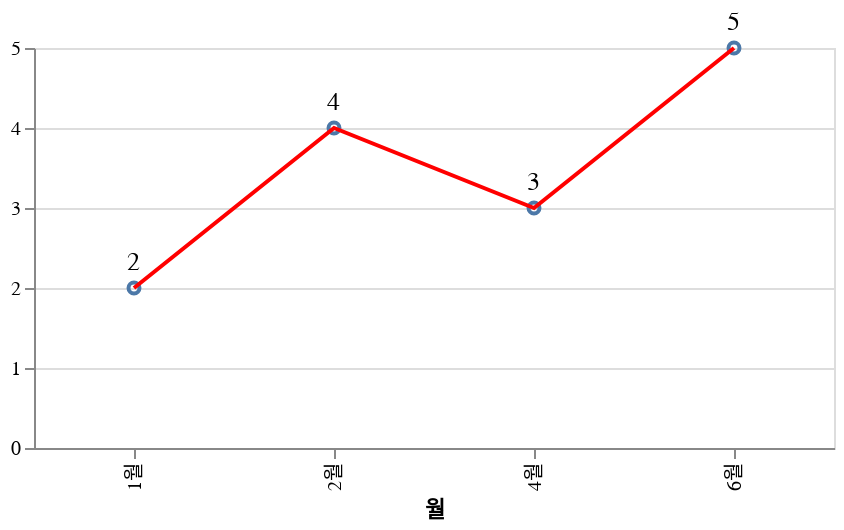

Source (notebook cell):
### Markdown cell above
### CN

### Code cell
regex = '^(CN|Global)'
df_filtered = df[df['리전'].apply(lambda x: True if re.search(regex, x) else False) & (df['테넌트']== 'PRD') & (df['진행상태']=='완료')]
source = df_filtered
chart = get_lineChart(source)
chart

### Figure 1 — Vega-Lite specification as saved in the notebook (floating-point values rounded to 4 significant figures)
{"config": {"view": {"continuousWidth": 400, "continuousHeight": 300}}, "layer": [{"mark": "point", "encoding": {"x": {"field": "월", "type": "nominal"}, "y": {"aggregate": "count", "type": "quantitative"}}}, {"mark": {"type": "line", "color": "red"}, "encoding": {"x": {"field": "월", "type": "nominal"}, "y": {"aggregate": "count", "title": "", "type": "quantitative"}}}, {"mark": {"type": "text", "align": "center", "baseline": "line-top", "color": "black", "dy": -20, "fontSize": 13}, "encoding": {"text": {"aggregate": "count", "field": "성패", "type": "quantitative"}, "x": {"field": "월", "type": "nominal"}, "y": {"aggregate": "count", "title": "", "type": "quantitative"}}}], "data": {"name": "data-99e02d93c19f474cea2348c7e4d803b8"}, "height": 200, "width": 400, "$schema": "https://vega.github.io/schema/vega-lite/v4.17.0.json", "datasets": {"data-99e02d93c19f474cea2348c7e4d803b8": [{"년도": "22년", "월": "1월", "리전": "CN", "AZ": "1센터", "테넌트": "PRD", "진행상태": "완료", "성패": "성공", "Ticket": "CNCLOUD-1736", "Summary": "[중국 디지털키 2] 신규 LB 생성 요청", "Description": "로드밸런서"}, {"년도": "22년", "월": "1월", "리전": "CN", "AZ": "1센터", "테넌트": "PRD", "진행상태": "완료", "성패": "성공", "Ticket": "CNCLOUD-1736", "Summary": "[중국 디지털키 2] 신규 LB 생성 요청", "Description": "로드밸런서"}, {"년도": "22년", "월": "2월", "리전": "CN", "AZ": "1센터", "테넌트": "PRD", "진행상태": "완료", "성패": "성공", "Ticket": "CNCLOUD-1775", "Summary": "중국 VM 4대 삭제 요청", "Description": "컴퓨트"}, {"년도": "22년", "월": "2월", "리전": "CN", "AZ": "1센터", "테넌트": "PRD", "진행상태": "완료", "성패": "성공", "Ticket": "CNCLOUD-1700", "Summary": "CCSP 취약점으로 인한 인증서(TLS 1.0/1.1 -> TLS1.2) 변경 요청", "Description": "로드밸런서"}, {"년도": "22년", "월": "2월", "리전": "CN", "AZ": "1센터", "테넌트": "PRD", "진행상태": "완료", "성패": "성공", "Ticket": "CNCLOUD-1804", "Summary": "방화벽 OS 업그레이드", "Description": "방화벽"}, {"년도": "22년", "월": "2월", "리전": "CN", "AZ": "1센터", "테넌트": "PRD", "진행상태": "완료", "성패": "성공", "Ticket": "NACLOUD-1200", "Summary": "[vTwin] k8s 버전 업그레이드 신청", "Description": "k8s"}, {"년도": "22년", "월": "4월", "리전": "CN", "AZ": "1센터", "테넌트": "PRD", "진행상태": "완료", "성패": "성공", "Ticket": "CNCLOUD-1910", "Summary": "디지털키2 관리웹 LB 생성 요청", "Description": "로드밸런서"}, {"년도": "22년", "월": "4월", "리전": "CN", "AZ": "1센터", "테넌트": "PRD", "진행상태": "완료", "성패": "성공", "Ticket": "CNCLOUD-1929", "Summary": "티베로 백업 설정을 위한 아키이브 모드 변경", "Description": "DB"}, {"년도": "22년", "월": "4월", "리전": "CN", "AZ": "1센터", "테넌트": "PRD", "진행상태": "완료", "성패": "성공", "Ticket": "CNCLOUD-1960", "Summary": "신규 LB 생성 요청", "Description": "로드밸런서"}, {"년도": "22년", "월": "6월", "리전": "CN", "AZ": "1센터", "테넌트": "PRD", "진행상태": "완료", "성패": "성공", "Ticket": "CNCLOUD-2045", "Summary": "VM 리소스 증설 요청", "Description": "컴퓨트"}, {"년도": "22년", "월": "6월", "리전": "CN", "AZ": "1센터", "테넌트": "PRD", "진행상태": "완료", "성패": "성공", "Ticket": "CNCLOUD-2078", "Summary": "DB VM 볼륨 이전 ( SSD -> SAS)", "Description": "DB"}, {"년도": "22년", "월": "6월", "리전": "CN", "AZ": "1센터", "테넌트": "PRD", "진행상태": "완료", "성패": "성공", "Ticket": "CNCLOUD-2113", "Summary": "Rancher-webhook-tls 인증서갱신", "Description": "rancher"}, {"년도": "22년", "월": "6월", "리전": "CN", "AZ": "1센터", "테넌트": "PRD", "진행상태": "완료", "성패": "성공", "Ticket": "CNCLOUD-2063", "Summary": "[API G/W] LB SSL 인증서 갱신 요청", "Description": "로드밸런서"}, {"년도": "22년", "월": "6월", "리전": "CN", "AZ": "1센터", "테넌트": "PRD", "진행상태": "완료", "성패": "성공", "Ticket": "CNCLOUD-2103", "Summary": "LB 인증서 갱신 요청", "Description": "로드밸런서"}]}}
